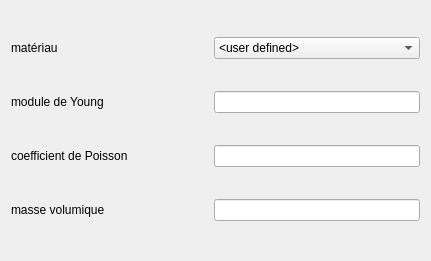
<ui version="4.0" >
 <class>physicalParametersClass</class>
 <widget class="QWidget" name="physicalParametersClass" >
  <property name="geometry" >
   <rect>
    <x>0</x>
    <y>0</y>
    <width>431</width>
    <height>261</height>
   </rect>
  </property>
  <property name="windowTitle" >
   <string>Physical Parameters</string>
  </property>
  <layout class="QGridLayout" name="gridLayout" >
   <item row="0" column="0" >
    <widget class="QLabel" name="label" >
     <property name="text" >
      <string>matériau</string>
     </property>
    </widget>
   </item>
   <item row="0" column="2" >
    <widget class="QComboBox" name="comboBox" >
     <item>
      <property name="text" >
       <string>&lt;user defined></string>
      </property>
     </item>
     <item>
      <property name="text" >
       <string>Iron</string>
      </property>
     </item>
     <item>
      <property name="text" >
       <string>Organic</string>
      </property>
     </item>
     <item>
      <property name="text" >
       <string>Plastic</string>
      </property>
     </item>
     <item>
      <property name="text" >
       <string>Wood</string>
      </property>
     </item>
    </widget>
   </item>
   <item row="1" column="0" >
    <widget class="QLabel" name="label_2" >
     <property name="text" >
      <string>module de Young</string>
     </property>
    </widget>
   </item>
   <item row="2" column="0" >
    <widget class="QLabel" name="label_3" >
     <property name="text" >
      <string>coefficient de Poisson</string>
     </property>
    </widget>
   </item>
   <item row="3" column="0" >
    <widget class="QLabel" name="label_4" >
     <property name="text" >
      <string>masse volumique</string>
     </property>
    </widget>
   </item>
   <item row="1" column="2" >
    <widget class="QLineEdit" name="lineEdit" />
   </item>
   <item row="2" column="2" >
    <widget class="QLineEdit" name="lineEdit_2" />
   </item>
   <item row="3" column="2" >
    <widget class="QLineEdit" name="lineEdit_3" />
   </item>
   <item row="0" column="1" >
    <spacer name="horizontalSpacer" >
     <property name="orientation" >
      <enum>Qt::Horizontal</enum>
     </property>
     <property name="sizeType" >
      <enum>QSizePolicy::Fixed</enum>
     </property>
     <property name="sizeHint" stdset="0" >
      <size>
       <width>80</width>
       <height>20</height>
      </size>
     </property>
    </spacer>
   </item>
  </layout>
 </widget>
 <resources/>
 <connections/>
</ui>
